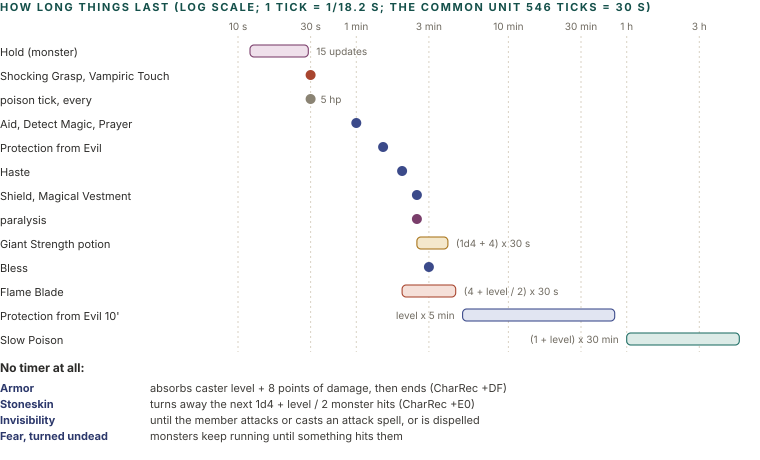

Write Python code to recreate this figure.
import sys; sys.path.insert(0, '.')
from figlib import *
import math

c = Canvas(760, 520)
c.section(0, 11, "HOW LONG THINGS LAST (log scale; 1 tick = 1/18.2 s; the common unit 546 ticks = 30 s)")

items = [  # name, lo s, hi s, kind, note
    ("Hold (monster)", 12, 29, "plum", "15 updates"),
    ("Shocking Grasp, Vampiric Touch", 30, 30, "red", ""),
    ("poison tick, every", 30, 30, "grey", "5 hp"),
    ("Aid, Detect Magic, Prayer", 60, 60, "navy", ""),
    ("Protection from Evil", 90, 90, "navy", ""),
    ("Haste", 120, 120, "navy", ""),
    ("Shield, Magical Vestment", 150, 150, "navy", ""),
    ("paralysis", 150, 150, "plum", ""),
    ("Giant Strength potion", 150, 240, "ochre", "(1d4 + 4) x 30 s"),
    ("Bless", 180, 180, "navy", ""),
    ("Flame Blade", 120, 270, "red", "(4 + level / 2) x 30 s"),
    ("Protection from Evil 10'", 300, 3000, "navy", "level x 5 min"),
    ("Slow Poison", 3600, 19800, "teal", "(1 + level) x 30 min"),
]
LX, X0, X1 = 0, 238, 740
lo_v, hi_v = 10, 20000
def px(v):
    return X0 + (X1 - X0) * (math.log10(v) - math.log10(lo_v)) / (math.log10(hi_v) - math.log10(lo_v))
ay = 30
ticks = [(10, "10 s"), (30, "30 s"), (60, "1 min"), (180, "3 min"), (600, "10 min"), (1800, "30 min"), (3600, "1 h"), (10800, "3 h")]
rh = 24
H = ay + 10 + len(items) * rh
for v, lab in ticks:
    c.line(px(v), ay + 6, px(v), H, stroke=RULE, dash="2 3")
    c.text(px(v), ay, lab, size=10, color=MUTED, anchor="middle")
for i, (name, lo, hi, kind, note) in enumerate(items):
    y = ay + 12 + i * rh
    tc, sc, fc = PAL[kind]
    c.text(LX, y + 14, name, size=11, color=INK)
    if hi == lo:
        c.circle(px(lo), y + 9, 5, fill=SOLID[kind])
        if note:
            c.text(px(lo) + 10, y + 13, note, size=10, color=MUTED)
    else:
        c.rect(px(lo), y + 3, px(hi) - px(lo), 12, fill=fc, stroke=sc, sw=1.1, rx=4)
        c.text(px(hi) + 8 if px(hi) < 560 else px(lo) - 8, y + 13, note, size=10, color=MUTED, anchor="start" if px(hi) < 560 else "end")

ny = H + 20
c.text(0, ny, "No timer at all:", size=12, weight=700, color=INK)
nots = [
    ("Armor", "absorbs caster level + 8 points of damage, then ends (CharRec +DF)"),
    ("Stoneskin", "turns away the next 1d4 + level / 2 monster hits (CharRec +E0)"),
    ("Invisibility", "until the member attacks or casts an attack spell, or is dispelled"),
    ("Fear, turned undead", "monsters keep running until something hits them"),
]
for i, (a, b) in enumerate(nots):
    c.text(0, ny + 20 + i * 16, a, size=11, weight=700, color=PAL["navy"][0])
    c.text(150, ny + 20 + i * 16, b, size=11, color=INK2)
c.h = ny + 20 + len(nots) * 16 + 4
c.save("figs/cmb_durations.svg")
